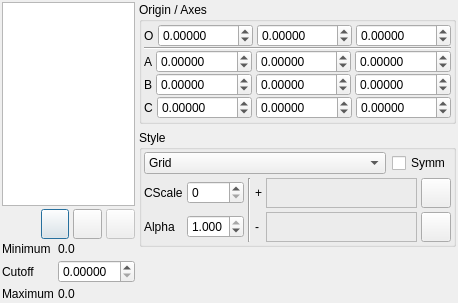
<ui version="4.0" >
 <class>GridsDialog</class>
 <widget class="QDialog" name="GridsDialog" >
  <property name="geometry" >
   <rect>
    <x>0</x>
    <y>0</y>
    <width>457</width>
    <height>303</height>
   </rect>
  </property>
  <property name="windowTitle" >
   <string>Grids</string>
  </property>
  <layout class="QHBoxLayout" >
   <property name="margin" >
    <number>2</number>
   </property>
   <property name="spacing" >
    <number>4</number>
   </property>
   <item>
    <layout class="QVBoxLayout" >
     <property name="margin" >
      <number>0</number>
     </property>
     <property name="spacing" >
      <number>2</number>
     </property>
     <item>
      <widget class="QListWidget" name="GridList" >
       <property name="sizePolicy" >
        <sizepolicy>
         <hsizetype>7</hsizetype>
         <vsizetype>7</vsizetype>
         <horstretch>100</horstretch>
         <verstretch>0</verstretch>
        </sizepolicy>
       </property>
      </widget>
     </item>
     <item>
      <layout class="QHBoxLayout" >
       <property name="margin" >
        <number>0</number>
       </property>
       <property name="spacing" >
        <number>4</number>
       </property>
       <item>
        <spacer>
         <property name="orientation" >
          <enum>Qt::Horizontal</enum>
         </property>
         <property name="sizeHint" >
          <size>
           <width>40</width>
           <height>32</height>
          </size>
         </property>
        </spacer>
       </item>
       <item>
        <widget class="QPushButton" name="LoadGridButton" >
         <property name="sizePolicy" >
          <sizepolicy>
           <hsizetype>5</hsizetype>
           <vsizetype>5</vsizetype>
           <horstretch>0</horstretch>
           <verstretch>0</verstretch>
          </sizepolicy>
         </property>
         <property name="minimumSize" >
          <size>
           <width>16</width>
           <height>16</height>
          </size>
         </property>
         <property name="maximumSize" >
          <size>
           <width>30</width>
           <height>30</height>
          </size>
         </property>
         <property name="toolTip" >
          <string>Load surface</string>
         </property>
         <property name="icon" >
          <iconset resource="icons.qrc" >:/file/icons/file_open.svg</iconset>
         </property>
        </widget>
       </item>
       <item>
        <widget class="QPushButton" name="RemoveGridButton" >
         <property name="sizePolicy" >
          <sizepolicy>
           <hsizetype>5</hsizetype>
           <vsizetype>5</vsizetype>
           <horstretch>0</horstretch>
           <verstretch>0</verstretch>
          </sizepolicy>
         </property>
         <property name="minimumSize" >
          <size>
           <width>16</width>
           <height>16</height>
          </size>
         </property>
         <property name="maximumSize" >
          <size>
           <width>30</width>
           <height>30</height>
          </size>
         </property>
         <property name="toolTip" >
          <string>Delete the selected surface</string>
         </property>
         <property name="text" >
          <string/>
         </property>
         <property name="icon" >
          <iconset resource="icons.qrc" >:/file/icons/file_close.svg</iconset>
         </property>
        </widget>
       </item>
       <item>
        <widget class="QPushButton" name="SaveGridButton" >
         <property name="enabled" >
          <bool>false</bool>
         </property>
         <property name="sizePolicy" >
          <sizepolicy>
           <hsizetype>5</hsizetype>
           <vsizetype>5</vsizetype>
           <horstretch>0</horstretch>
           <verstretch>0</verstretch>
          </sizepolicy>
         </property>
         <property name="minimumSize" >
          <size>
           <width>16</width>
           <height>16</height>
          </size>
         </property>
         <property name="maximumSize" >
          <size>
           <width>30</width>
           <height>30</height>
          </size>
         </property>
         <property name="toolTip" >
          <string>Save surface</string>
         </property>
         <property name="icon" >
          <iconset resource="icons.qrc" >:/file/icons/file_save.svg</iconset>
         </property>
        </widget>
       </item>
      </layout>
     </item>
     <item>
      <layout class="QGridLayout" >
       <property name="margin" >
        <number>0</number>
       </property>
       <property name="spacing" >
        <number>4</number>
       </property>
       <item row="1" column="1" >
        <widget class="QDoubleSpinBox" name="GridCutoffSpin" >
         <property name="sizePolicy" >
          <sizepolicy>
           <hsizetype>7</hsizetype>
           <vsizetype>0</vsizetype>
           <horstretch>0</horstretch>
           <verstretch>0</verstretch>
          </sizepolicy>
         </property>
         <property name="decimals" >
          <number>5</number>
         </property>
         <property name="singleStep" >
          <double>0.001000000000000</double>
         </property>
        </widget>
       </item>
       <item row="2" column="1" >
        <widget class="QLabel" name="GridMaximumLabel" >
         <property name="sizePolicy" >
          <sizepolicy>
           <hsizetype>7</hsizetype>
           <vsizetype>5</vsizetype>
           <horstretch>0</horstretch>
           <verstretch>0</verstretch>
          </sizepolicy>
         </property>
         <property name="text" >
          <string>0.0</string>
         </property>
        </widget>
       </item>
       <item row="1" column="0" >
        <widget class="QLabel" name="label_37" >
         <property name="text" >
          <string>Cutoff</string>
         </property>
        </widget>
       </item>
       <item row="0" column="1" >
        <widget class="QLabel" name="GridMinimumLabel" >
         <property name="sizePolicy" >
          <sizepolicy>
           <hsizetype>7</hsizetype>
           <vsizetype>5</vsizetype>
           <horstretch>0</horstretch>
           <verstretch>0</verstretch>
          </sizepolicy>
         </property>
         <property name="text" >
          <string>0.0</string>
         </property>
        </widget>
       </item>
       <item row="0" column="0" >
        <widget class="QLabel" name="label_34" >
         <property name="text" >
          <string>Minimum</string>
         </property>
        </widget>
       </item>
       <item row="2" column="0" >
        <widget class="QLabel" name="label_35" >
         <property name="text" >
          <string>Maximum</string>
         </property>
        </widget>
       </item>
      </layout>
     </item>
    </layout>
   </item>
   <item>
    <layout class="QVBoxLayout" >
     <property name="margin" >
      <number>0</number>
     </property>
     <property name="spacing" >
      <number>6</number>
     </property>
     <item>
      <widget class="QGroupBox" name="GridOriginGroup" >
       <property name="sizePolicy" >
        <sizepolicy>
         <hsizetype>1</hsizetype>
         <vsizetype>5</vsizetype>
         <horstretch>0</horstretch>
         <verstretch>0</verstretch>
        </sizepolicy>
       </property>
       <property name="title" >
        <string>Origin / Axes</string>
       </property>
       <layout class="QVBoxLayout" >
        <property name="margin" >
         <number>2</number>
        </property>
        <property name="spacing" >
         <number>0</number>
        </property>
        <item>
         <layout class="QHBoxLayout" >
          <property name="margin" >
           <number>0</number>
          </property>
          <property name="spacing" >
           <number>4</number>
          </property>
          <item>
           <widget class="QLabel" name="label_31" >
            <property name="sizePolicy" >
             <sizepolicy>
              <hsizetype>1</hsizetype>
              <vsizetype>5</vsizetype>
              <horstretch>0</horstretch>
              <verstretch>0</verstretch>
             </sizepolicy>
            </property>
            <property name="text" >
             <string>O</string>
            </property>
           </widget>
          </item>
          <item>
           <widget class="QDoubleSpinBox" name="GridOriginXSpin" >
            <property name="sizePolicy" >
             <sizepolicy>
              <hsizetype>7</hsizetype>
              <vsizetype>0</vsizetype>
              <horstretch>0</horstretch>
              <verstretch>0</verstretch>
             </sizepolicy>
            </property>
            <property name="decimals" >
             <number>5</number>
            </property>
            <property name="maximum" >
             <double>1000.000000000000000</double>
            </property>
            <property name="minimum" >
             <double>-1000.000000000000000</double>
            </property>
           </widget>
          </item>
          <item>
           <widget class="QDoubleSpinBox" name="GridOriginYSpin" >
            <property name="sizePolicy" >
             <sizepolicy>
              <hsizetype>7</hsizetype>
              <vsizetype>0</vsizetype>
              <horstretch>0</horstretch>
              <verstretch>0</verstretch>
             </sizepolicy>
            </property>
            <property name="decimals" >
             <number>5</number>
            </property>
            <property name="maximum" >
             <double>1000.000000000000000</double>
            </property>
            <property name="minimum" >
             <double>-1000.000000000000000</double>
            </property>
           </widget>
          </item>
          <item>
           <widget class="QDoubleSpinBox" name="GridOriginZSpin" >
            <property name="sizePolicy" >
             <sizepolicy>
              <hsizetype>7</hsizetype>
              <vsizetype>0</vsizetype>
              <horstretch>0</horstretch>
              <verstretch>0</verstretch>
             </sizepolicy>
            </property>
            <property name="decimals" >
             <number>5</number>
            </property>
            <property name="maximum" >
             <double>1000.000000000000000</double>
            </property>
            <property name="minimum" >
             <double>-1000.000000000000000</double>
            </property>
           </widget>
          </item>
         </layout>
        </item>
        <item>
         <widget class="Line" name="line_3" >
          <property name="orientation" >
           <enum>Qt::Horizontal</enum>
          </property>
         </widget>
        </item>
        <item>
         <layout class="QHBoxLayout" >
          <property name="margin" >
           <number>0</number>
          </property>
          <property name="spacing" >
           <number>4</number>
          </property>
          <item>
           <widget class="QLabel" name="label_36" >
            <property name="sizePolicy" >
             <sizepolicy>
              <hsizetype>1</hsizetype>
              <vsizetype>5</vsizetype>
              <horstretch>0</horstretch>
              <verstretch>0</verstretch>
             </sizepolicy>
            </property>
            <property name="text" >
             <string>A</string>
            </property>
           </widget>
          </item>
          <item>
           <widget class="QDoubleSpinBox" name="GridAxesAXSpin" >
            <property name="sizePolicy" >
             <sizepolicy>
              <hsizetype>7</hsizetype>
              <vsizetype>0</vsizetype>
              <horstretch>0</horstretch>
              <verstretch>0</verstretch>
             </sizepolicy>
            </property>
            <property name="decimals" >
             <number>5</number>
            </property>
            <property name="maximum" >
             <double>10.000000000000000</double>
            </property>
            <property name="minimum" >
             <double>-10.000000000000000</double>
            </property>
            <property name="singleStep" >
             <double>0.100000000000000</double>
            </property>
           </widget>
          </item>
          <item>
           <widget class="QDoubleSpinBox" name="GridAxesAYSpin" >
            <property name="sizePolicy" >
             <sizepolicy>
              <hsizetype>7</hsizetype>
              <vsizetype>0</vsizetype>
              <horstretch>0</horstretch>
              <verstretch>0</verstretch>
             </sizepolicy>
            </property>
            <property name="decimals" >
             <number>5</number>
            </property>
            <property name="maximum" >
             <double>10.000000000000000</double>
            </property>
            <property name="minimum" >
             <double>-10.000000000000000</double>
            </property>
            <property name="singleStep" >
             <double>0.100000000000000</double>
            </property>
           </widget>
          </item>
          <item>
           <widget class="QDoubleSpinBox" name="GridAxesAZSpin" >
            <property name="sizePolicy" >
             <sizepolicy>
              <hsizetype>7</hsizetype>
              <vsizetype>0</vsizetype>
              <horstretch>0</horstretch>
              <verstretch>0</verstretch>
             </sizepolicy>
            </property>
            <property name="decimals" >
             <number>5</number>
            </property>
            <property name="maximum" >
             <double>10.000000000000000</double>
            </property>
            <property name="minimum" >
             <double>-10.000000000000000</double>
            </property>
            <property name="singleStep" >
             <double>0.100000000000000</double>
            </property>
           </widget>
          </item>
         </layout>
        </item>
        <item>
         <layout class="QHBoxLayout" >
          <property name="margin" >
           <number>0</number>
          </property>
          <property name="spacing" >
           <number>4</number>
          </property>
          <item>
           <widget class="QLabel" name="label_32" >
            <property name="sizePolicy" >
             <sizepolicy>
              <hsizetype>1</hsizetype>
              <vsizetype>5</vsizetype>
              <horstretch>0</horstretch>
              <verstretch>0</verstretch>
             </sizepolicy>
            </property>
            <property name="text" >
             <string>B</string>
            </property>
           </widget>
          </item>
          <item>
           <widget class="QDoubleSpinBox" name="GridAxesBXSpin" >
            <property name="sizePolicy" >
             <sizepolicy>
              <hsizetype>7</hsizetype>
              <vsizetype>0</vsizetype>
              <horstretch>0</horstretch>
              <verstretch>0</verstretch>
             </sizepolicy>
            </property>
            <property name="decimals" >
             <number>5</number>
            </property>
            <property name="maximum" >
             <double>10.000000000000000</double>
            </property>
            <property name="minimum" >
             <double>-10.000000000000000</double>
            </property>
            <property name="singleStep" >
             <double>0.100000000000000</double>
            </property>
           </widget>
          </item>
          <item>
           <widget class="QDoubleSpinBox" name="GridAxesBYSpin" >
            <property name="sizePolicy" >
             <sizepolicy>
              <hsizetype>7</hsizetype>
              <vsizetype>0</vsizetype>
              <horstretch>0</horstretch>
              <verstretch>0</verstretch>
             </sizepolicy>
            </property>
            <property name="decimals" >
             <number>5</number>
            </property>
            <property name="maximum" >
             <double>10.000000000000000</double>
            </property>
            <property name="minimum" >
             <double>-10.000000000000000</double>
            </property>
            <property name="singleStep" >
             <double>0.100000000000000</double>
            </property>
           </widget>
          </item>
          <item>
           <widget class="QDoubleSpinBox" name="GridAxesBZSpin" >
            <property name="sizePolicy" >
             <sizepolicy>
              <hsizetype>7</hsizetype>
              <vsizetype>0</vsizetype>
              <horstretch>0</horstretch>
              <verstretch>0</verstretch>
             </sizepolicy>
            </property>
            <property name="decimals" >
             <number>5</number>
            </property>
            <property name="maximum" >
             <double>10.000000000000000</double>
            </property>
            <property name="minimum" >
             <double>-10.000000000000000</double>
            </property>
            <property name="singleStep" >
             <double>0.100000000000000</double>
            </property>
           </widget>
          </item>
         </layout>
        </item>
        <item>
         <layout class="QHBoxLayout" >
          <property name="margin" >
           <number>0</number>
          </property>
          <property name="spacing" >
           <number>4</number>
          </property>
          <item>
           <widget class="QLabel" name="label_33" >
            <property name="sizePolicy" >
             <sizepolicy>
              <hsizetype>1</hsizetype>
              <vsizetype>5</vsizetype>
              <horstretch>0</horstretch>
              <verstretch>0</verstretch>
             </sizepolicy>
            </property>
            <property name="text" >
             <string>C</string>
            </property>
           </widget>
          </item>
          <item>
           <widget class="QDoubleSpinBox" name="GridAxesCXSpin" >
            <property name="sizePolicy" >
             <sizepolicy>
              <hsizetype>7</hsizetype>
              <vsizetype>0</vsizetype>
              <horstretch>0</horstretch>
              <verstretch>0</verstretch>
             </sizepolicy>
            </property>
            <property name="decimals" >
             <number>5</number>
            </property>
            <property name="maximum" >
             <double>10.000000000000000</double>
            </property>
            <property name="minimum" >
             <double>-10.000000000000000</double>
            </property>
            <property name="singleStep" >
             <double>0.100000000000000</double>
            </property>
           </widget>
          </item>
          <item>
           <widget class="QDoubleSpinBox" name="GridAxesCYSpin" >
            <property name="sizePolicy" >
             <sizepolicy>
              <hsizetype>7</hsizetype>
              <vsizetype>0</vsizetype>
              <horstretch>0</horstretch>
              <verstretch>0</verstretch>
             </sizepolicy>
            </property>
            <property name="decimals" >
             <number>5</number>
            </property>
            <property name="maximum" >
             <double>10.000000000000000</double>
            </property>
            <property name="minimum" >
             <double>-10.000000000000000</double>
            </property>
            <property name="singleStep" >
             <double>0.100000000000000</double>
            </property>
           </widget>
          </item>
          <item>
           <widget class="QDoubleSpinBox" name="GridAxesCZSpin" >
            <property name="sizePolicy" >
             <sizepolicy>
              <hsizetype>7</hsizetype>
              <vsizetype>0</vsizetype>
              <horstretch>0</horstretch>
              <verstretch>0</verstretch>
             </sizepolicy>
            </property>
            <property name="decimals" >
             <number>5</number>
            </property>
            <property name="maximum" >
             <double>10.000000000000000</double>
            </property>
            <property name="minimum" >
             <double>-10.000000000000000</double>
            </property>
            <property name="singleStep" >
             <double>0.100000000000000</double>
            </property>
           </widget>
          </item>
         </layout>
        </item>
       </layout>
      </widget>
     </item>
     <item>
      <widget class="QGroupBox" name="SurfaceStyleGroup" >
       <property name="sizePolicy" >
        <sizepolicy>
         <hsizetype>1</hsizetype>
         <vsizetype>1</vsizetype>
         <horstretch>0</horstretch>
         <verstretch>0</verstretch>
        </sizepolicy>
       </property>
       <property name="title" >
        <string>Style</string>
       </property>
       <layout class="QVBoxLayout" >
        <property name="margin" >
         <number>2</number>
        </property>
        <property name="spacing" >
         <number>4</number>
        </property>
        <item>
         <layout class="QHBoxLayout" >
          <property name="margin" >
           <number>0</number>
          </property>
          <property name="spacing" >
           <number>6</number>
          </property>
          <item>
           <widget class="QComboBox" name="GridStyleCombo" >
            <property name="sizePolicy" >
             <sizepolicy>
              <hsizetype>7</hsizetype>
              <vsizetype>0</vsizetype>
              <horstretch>0</horstretch>
              <verstretch>0</verstretch>
             </sizepolicy>
            </property>
            <item>
             <property name="text" >
              <string>Grid</string>
             </property>
            </item>
            <item>
             <property name="text" >
              <string>Points</string>
             </property>
            </item>
            <item>
             <property name="text" >
              <string>Triangles</string>
             </property>
            </item>
            <item>
             <property name="text" >
              <string>Solid</string>
             </property>
            </item>
           </widget>
          </item>
          <item>
           <widget class="QCheckBox" name="GridSymmetricCheck" >
            <property name="text" >
             <string>Symm</string>
            </property>
           </widget>
          </item>
         </layout>
        </item>
        <item>
         <layout class="QGridLayout" >
          <property name="margin" >
           <number>0</number>
          </property>
          <property name="spacing" >
           <number>4</number>
          </property>
          <item row="0" column="0" >
           <widget class="QLabel" name="label_54" >
            <property name="text" >
             <string>CScale</string>
            </property>
           </widget>
          </item>
          <item row="1" column="0" >
           <widget class="QLabel" name="label_38" >
            <property name="text" >
             <string>Alpha</string>
            </property>
           </widget>
          </item>
          <item row="0" column="5" >
           <widget class="QPushButton" name="GridNegativeColourButton" >
            <property name="sizePolicy" >
             <sizepolicy>
              <hsizetype>5</hsizetype>
              <vsizetype>5</vsizetype>
              <horstretch>0</horstretch>
              <verstretch>0</verstretch>
             </sizepolicy>
            </property>
            <property name="minimumSize" >
             <size>
              <width>30</width>
              <height>30</height>
             </size>
            </property>
            <property name="maximumSize" >
             <size>
              <width>30</width>
              <height>30</height>
             </size>
            </property>
            <property name="text" >
             <string/>
            </property>
            <property name="icon" >
             <iconset resource="icons.qrc" >:/basic/icons/basic_colour.svg</iconset>
            </property>
           </widget>
          </item>
          <item row="1" column="3" >
           <widget class="QLabel" name="label_53" >
            <property name="sizePolicy" >
             <sizepolicy>
              <hsizetype>1</hsizetype>
              <vsizetype>5</vsizetype>
              <horstretch>0</horstretch>
              <verstretch>0</verstretch>
             </sizepolicy>
            </property>
            <property name="text" >
             <string>-</string>
            </property>
           </widget>
          </item>
          <item row="1" column="5" >
           <widget class="QPushButton" name="GridPositiveColourButton" >
            <property name="sizePolicy" >
             <sizepolicy>
              <hsizetype>5</hsizetype>
              <vsizetype>5</vsizetype>
              <horstretch>0</horstretch>
              <verstretch>0</verstretch>
             </sizepolicy>
            </property>
            <property name="minimumSize" >
             <size>
              <width>30</width>
              <height>30</height>
             </size>
            </property>
            <property name="maximumSize" >
             <size>
              <width>30</width>
              <height>30</height>
             </size>
            </property>
            <property name="text" >
             <string/>
            </property>
            <property name="icon" >
             <iconset resource="icons.qrc" >:/basic/icons/basic_colour.svg</iconset>
            </property>
           </widget>
          </item>
          <item row="1" column="4" >
           <widget class="TColourFrame" name="GridPositiveColourFrame" >
            <property name="sizePolicy" >
             <sizepolicy>
              <hsizetype>7</hsizetype>
              <vsizetype>13</vsizetype>
              <horstretch>0</horstretch>
              <verstretch>0</verstretch>
             </sizepolicy>
            </property>
            <property name="minimumSize" >
             <size>
              <width>24</width>
              <height>24</height>
             </size>
            </property>
            <property name="frameShape" >
             <enum>QFrame::StyledPanel</enum>
            </property>
            <property name="frameShadow" >
             <enum>QFrame::Raised</enum>
            </property>
           </widget>
          </item>
          <item row="0" column="1" >
           <widget class="QSpinBox" name="GridColourscaleSpin" >
            <property name="maximum" >
             <number>10</number>
            </property>
           </widget>
          </item>
          <item row="1" column="1" >
           <widget class="QDoubleSpinBox" name="GridTransparencySpin" >
            <property name="decimals" >
             <number>3</number>
            </property>
            <property name="maximum" >
             <double>1.000000000000000</double>
            </property>
            <property name="singleStep" >
             <double>0.050000000000000</double>
            </property>
            <property name="value" >
             <double>1.000000000000000</double>
            </property>
           </widget>
          </item>
          <item row="0" column="3" >
           <widget class="QLabel" name="label_7" >
            <property name="sizePolicy" >
             <sizepolicy>
              <hsizetype>1</hsizetype>
              <vsizetype>5</vsizetype>
              <horstretch>0</horstretch>
              <verstretch>0</verstretch>
             </sizepolicy>
            </property>
            <property name="text" >
             <string>+</string>
            </property>
           </widget>
          </item>
          <item row="0" column="4" >
           <widget class="TColourFrame" name="GridNegativeColourFrame" >
            <property name="sizePolicy" >
             <sizepolicy>
              <hsizetype>7</hsizetype>
              <vsizetype>13</vsizetype>
              <horstretch>0</horstretch>
              <verstretch>0</verstretch>
             </sizepolicy>
            </property>
            <property name="minimumSize" >
             <size>
              <width>24</width>
              <height>24</height>
             </size>
            </property>
            <property name="frameShape" >
             <enum>QFrame::StyledPanel</enum>
            </property>
            <property name="frameShadow" >
             <enum>QFrame::Raised</enum>
            </property>
           </widget>
          </item>
          <item rowspan="2" row="0" column="2" >
           <widget class="Line" name="line" >
            <property name="orientation" >
             <enum>Qt::Vertical</enum>
            </property>
           </widget>
          </item>
         </layout>
        </item>
       </layout>
      </widget>
     </item>
     <item>
      <spacer>
       <property name="orientation" >
        <enum>Qt::Vertical</enum>
       </property>
       <property name="sizeHint" >
        <size>
         <width>20</width>
         <height>40</height>
        </size>
       </property>
      </spacer>
     </item>
    </layout>
   </item>
  </layout>
 </widget>
 <customwidgets>
  <customwidget>
   <class>TColourFrame</class>
   <extends>QFrame</extends>
   <header>tcolourframe.uih</header>
  </customwidget>
 </customwidgets>
 <resources/>
 <connections/>
</ui>
